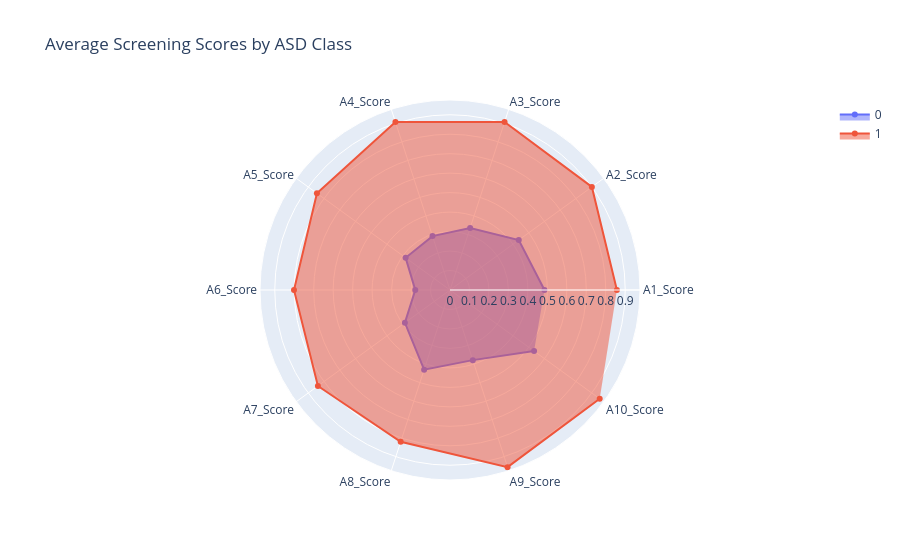

Notebook source saved alongside this figure:
### Markdown cell above
Insight Screening scores (A1–A10) are strongly correlated, confirming they capture similar behavioral patterns

### Code cell
# Radar chart (avg per class)
import plotly.graph_objects as go
avg_scores = data.groupby("Class/ASD")[score_cols].mean().T
fig = go.Figure()
for label in avg_scores.columns:
    fig.add_trace(go.Scatterpolar(r=avg_scores[label].values,
                                  theta=avg_scores.index,
                                  fill="toself", name=label))
fig.update_layout(title="Average Screening Scores by ASD Class",
                  polar=dict(radialaxis=dict(visible=True)))
fig.show()

### Figure 1 — Plotly figure (JSON) as saved in the notebook; plotly's stock layout.template omitted (floating-point values rounded to 4 significant figures)
{"data": [{"fill": "toself", "name": "0", "r": [0.4851, 0.4366, 0.3349, 0.2911, 0.2817, 0.1784, 0.2864, 0.4304, 0.3787, 0.5336], "theta": ["A1_Score", "A2_Score", "A3_Score", "A4_Score", "A5_Score", "A6_Score", "A7_Score", "A8_Score", "A9_Score", "A10_Score"], "type": "scatterpolar"}, {"fill": "toself", "name": "1", "r": [0.8571, 0.9006, 0.9068, 0.9068, 0.8447, 0.8012, 0.8385, 0.8199, 0.9565, 0.9503], "theta": ["A1_Score", "A2_Score", "A3_Score", "A4_Score", "A5_Score", "A6_Score", "A7_Score", "A8_Score", "A9_Score", "A10_Score"], "type": "scatterpolar"}], "layout": {"polar": {"radialaxis": {"visible": true}}, "title": {"text": "Average Screening Scores by ASD Class"}}}
